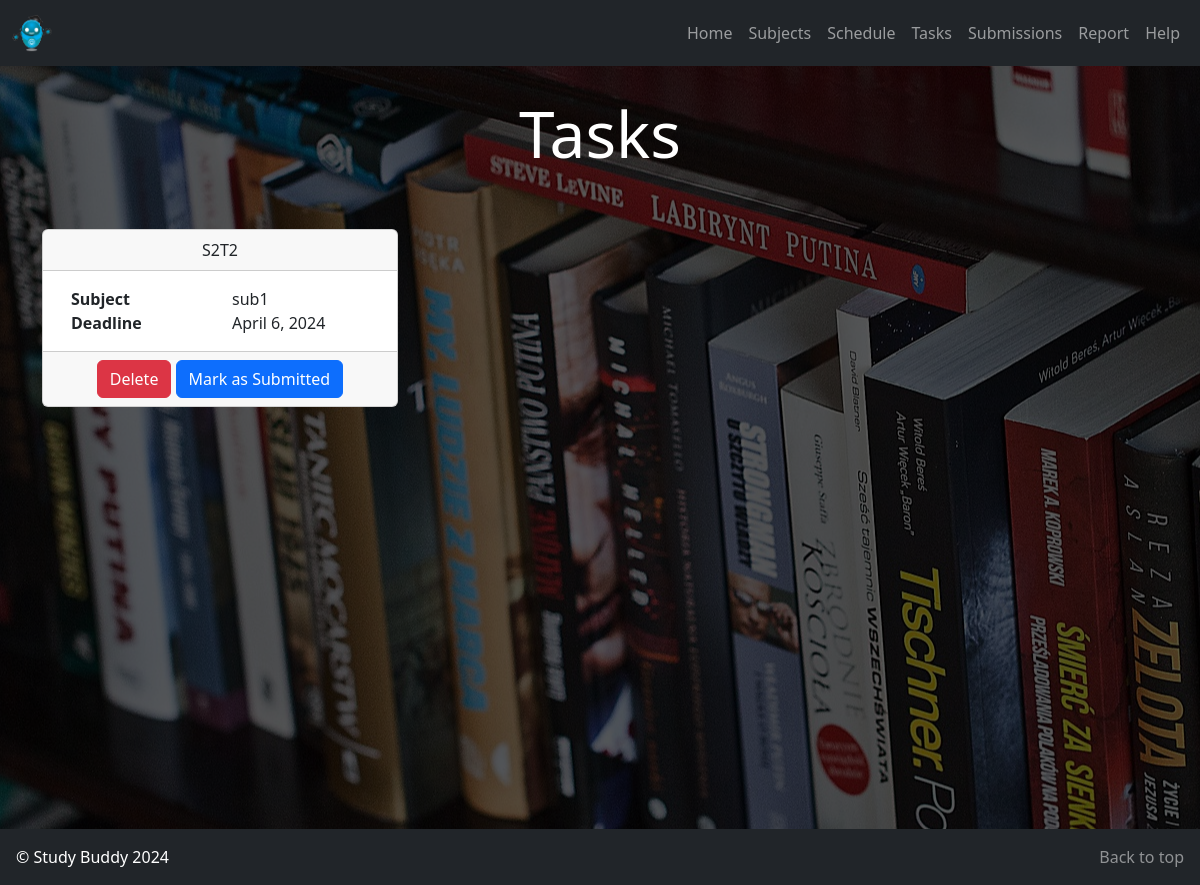
The page /tasks on the database its author committed.
### Study_Buddy_App/models.py (models this page shows, shortened)
class Task(models.Model):
    id = models.AutoField(primary_key=True)
    subject = models.ForeignKey(Subject, on_delete=models.CASCADE)
    name = models.CharField(max_length=255)
    deadline = models.DateField(default=default_deadline)

class Subject(models.Model):
    id = models.AutoField(primary_key=True)
    name = models.CharField(max_length=100)
    description = models.TextField()

### Study_Buddy_App/views.py (the view)
# urls.py: path('tasks', views.tasks, name='tasks'),
def tasks(request):
    today = date.today()
    tasks = Task.objects.filter(deadline__gte=today)
    context = {'tasks': tasks}
    return render(request, 'Study_Buddy_App/tasks.html', context)

### templates/Study_Buddy_App/tasks.html
{% extends 'Study_Buddy_App/base.html' %}
{% load static %}
{% block content %}
    <header>
        <div class="container h-100 mt-5 py-5">
            <div class="d-flex h-100 text-center align-items-center">
                <div class="w-100">
                    <h1 class="display-3">
                        Tasks
                    </h1>
                </div>
            </div>
        </div>
    </header>
    <main class="">
        <div class="container">
            <div class="row">
                {% for task in tasks %}
                  <div class="col-md-4">
                    <div class="card mb-3">
                      <div class="card-header text-center">
                        {{ task.name }}
                      </div>
                      <div class="card-body">
                        <div class="container">
                            <div class="row">
                              <div class="col-sm-6">
                                <strong>Subject</strong>
                              </div>
                              <div class="col-sm-6">
                                  {{ task.subject.name }}
                              </div>
                            </div>
                            <div class="row">
                              <div class="col-sm-6">
                                <strong>Deadline</strong>
                              </div>
                              <div class="col-sm-6">
                                  {{ task.deadline }}
                              </div>
                            </div>
                        </div>
                      </div>
                      <div class="card-footer text-center">
                        <a href="{% url 'delete-task' id=task.id %}" class="btn btn-danger" onclick="return confirm('Are you sure you want to delete this task?');">
                            Delete
                        </a>
                        <a href="{% url 'submit-task' id=task.id %}" class="btn btn-primary" onclick="return confirm('Are you sure you want to mark this task as submitted?');">
                            Mark as Submitted
                        </a>
                      </div>
                    </div>
                  </div>
                {% endfor %}
            </div>
          </div>
    </main>
{% endblock content %}

### static/css/style.css (style rules this page uses)
html, body { width: 100%; height: 100%; margin: 0, auto; color: white; }
header { position: relative; width: 100%; overflow: hidden; }
.container { position: relative; z-index: 2; }
main { min-height: 75vh; }

### rows shown on the page
Task: name "S2T2", subject.name "sub1", deadline "April 6, 2024"
